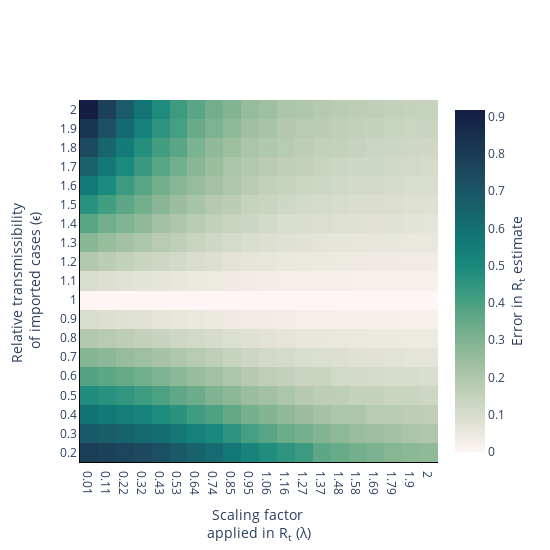

The cell this chart's notebook holds for it:
### Markdown cell above
### Compute heatmap of the divergence between posteriors fitted the true and baseline ϵ for different values of ϵ and λ

### Code cell
fig = go.Figure()

# Plot heatmap
fig.add_trace(
    go.Heatmap(
        x=np.round(lambdas, 2),
        y=np.round(epsilon_values, 2),
        z=difference,
        type = 'heatmap',
        coloraxis= 'coloraxis',
    ),
)

# Add axis labels
fig.update_xaxes(type='category', title_text='Scaling factor <br>applied in R<sub>t</sub> (λ)')
fig.update_yaxes(type='category', title_text='Relative transmissibility <br>of imported cases (ϵ)')

fig.update_layout(
    boxmode='group',
    height=550,
    width=550,
    plot_bgcolor='white',
    xaxis=dict(
        linecolor='black'),
    yaxis=dict(
        linecolor='black'),
    coloraxis=dict(colorscale='tempo'))


fig.update_layout(
    coloraxis_colorbar=dict(
        title=dict(
            text='Error in R<sub>t</sub> estimate',
            side='right')
    ),
)

fig.write_image('Heatmap.pdf')
fig.show()

### Figure 1 — Plotly figure (JSON) as saved in the notebook; plotly's stock layout.template omitted (floating-point values rounded to 4 significant figures; data arrays with more than 128 entries replaced by an {"elided": "..."} marker saying what was removed)
{"data": [{"coloraxis": "coloraxis", "type": "heatmap", "x": [0.01, 0.11, 0.22, 0.32, 0.43, 0.53, 0.64, 0.74, 0.85, 0.95, 1.06, 1.16, 1.27, 1.37, 1.48, 1.58, 1.69, 1.79, 1.9, 2], "y": [0.2, 0.3, 0.4, 0.5, 0.6, 0.7, 0.8, 0.9, 1, 1.1, 1.2, 1.3, 1.4, 1.5, 1.6, 1.7, 1.8, 1.9, 2], "z": {"elided": "19x20 float values"}}], "layout": {"boxmode": "group", "coloraxis": {"colorbar": {"title": {"side": "right", "text": "Error in R<sub>t</sub> estimate"}}, "colorscale": [[0, "rgb(254, 245, 244)"], [0.09091, "rgb(222, 224, 210)"], [0.1818, "rgb(189, 206, 181)"], [0.2727, "rgb(153, 189, 156)"], [0.3636, "rgb(110, 173, 138)"], [0.4545, "rgb(65, 157, 129)"], [0.5455, "rgb(25, 137, 125)"], [0.6364, "rgb(18, 116, 117)"], [0.7273, "rgb(25, 94, 106)"], [0.8182, "rgb(28, 72, 93)"], [0.9091, "rgb(25, 51, 80)"], [1, "rgb(20, 29, 67)"]]}, "height": 550, "plot_bgcolor": "white", "width": 550, "xaxis": {"linecolor": "black", "title": {"text": "Scaling factor <br>applied in R<sub>t</sub> (λ)"}, "type": "category"}, "yaxis": {"linecolor": "black", "title": {"text": "Relative transmissibility <br>of imported cases (ϵ)"}, "type": "category"}}}
